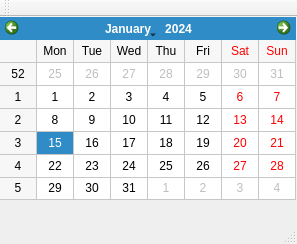
<?xml version="1.0" encoding="UTF-8"?>
<ui version="4.0">
 <class>MainWindow</class>
 <widget class="QMainWindow" name="MainWindow">
  <property name="geometry">
   <rect>
    <x>0</x>
    <y>0</y>
    <width>297</width>
    <height>244</height>
   </rect>
  </property>
  <property name="windowTitle">
   <string>MainWindow</string>
  </property>
  <widget class="QWidget" name="centralWidget">
   <widget class="Calendar" name="calendarWidget">
    <property name="geometry">
     <rect>
      <x>0</x>
      <y>0</y>
      <width>296</width>
      <height>183</height>
     </rect>
    </property>
    <property name="gridVisible">
     <bool>true</bool>
    </property>
   </widget>
   <widget class="QLabel" name="invalidator">
    <property name="geometry">
     <rect>
      <x>10</x>
      <y>180</y>
      <width>291</width>
      <height>31</height>
     </rect>
    </property>
    <property name="text">
     <string/>
    </property>
   </widget>
  </widget>
  <widget class="QMenuBar" name="menuBar">
   <property name="geometry">
    <rect>
     <x>0</x>
     <y>0</y>
     <width>297</width>
     <height>21</height>
    </rect>
   </property>
  </widget>
  <widget class="QToolBar" name="mainToolBar">
   <attribute name="toolBarArea">
    <enum>TopToolBarArea</enum>
   </attribute>
   <attribute name="toolBarBreak">
    <bool>false</bool>
   </attribute>
  </widget>
  <widget class="QStatusBar" name="statusBar"/>
 </widget>
 <layoutdefault spacing="6" margin="11"/>
 <customwidgets>
  <customwidget>
   <class>Calendar</class>
   <extends>QCalendarWidget</extends>
   <header location="global">calendar.h</header>
  </customwidget>
 </customwidgets>
 <resources/>
 <connections/>
</ui>
